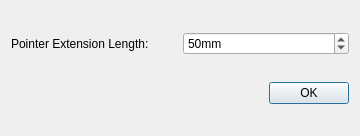
<?xml version="1.0" encoding="UTF-8"?>
<ui version="4.0">
 <class>Dialog</class>
 <widget class="QDialog" name="Dialog">
  <property name="geometry">
   <rect>
    <x>0</x>
    <y>0</y>
    <width>360</width>
    <height>136</height>
   </rect>
  </property>
  <property name="windowTitle">
   <string>Set Pointer Preferences</string>
  </property>
  <layout class="QGridLayout" name="gridLayout">
   <item row="0" column="1">
    <widget class="QSpinBox" name="PointerLengthSpinBox">
     <property name="suffix">
      <string>mm</string>
     </property>
     <property name="minimum">
      <number>10</number>
     </property>
     <property name="maximum">
      <number>500</number>
     </property>
     <property name="singleStep">
      <number>10</number>
     </property>
     <property name="value">
      <number>50</number>
     </property>
    </widget>
   </item>
   <item row="2" column="0" colspan="2">
    <widget class="QDialogButtonBox" name="buttonBox">
     <property name="orientation">
      <enum>Qt::Horizontal</enum>
     </property>
     <property name="standardButtons">
      <set>QDialogButtonBox::Ok</set>
     </property>
    </widget>
   </item>
   <item row="0" column="0">
    <widget class="QLabel" name="label">
     <property name="text">
      <string>Pointer Extension Length:</string>
     </property>
    </widget>
   </item>
  </layout>
 </widget>
 <resources/>
 <connections>
  <connection>
   <sender>buttonBox</sender>
   <signal>accepted()</signal>
   <receiver>Dialog</receiver>
   <slot>accept()</slot>
   <hints>
    <hint type="sourcelabel">
     <x>248</x>
     <y>254</y>
    </hint>
    <hint type="destinationlabel">
     <x>157</x>
     <y>274</y>
    </hint>
   </hints>
  </connection>
  <connection>
   <sender>buttonBox</sender>
   <signal>rejected()</signal>
   <receiver>Dialog</receiver>
   <slot>reject()</slot>
   <hints>
    <hint type="sourcelabel">
     <x>316</x>
     <y>260</y>
    </hint>
    <hint type="destinationlabel">
     <x>286</x>
     <y>274</y>
    </hint>
   </hints>
  </connection>
 </connections>
</ui>
